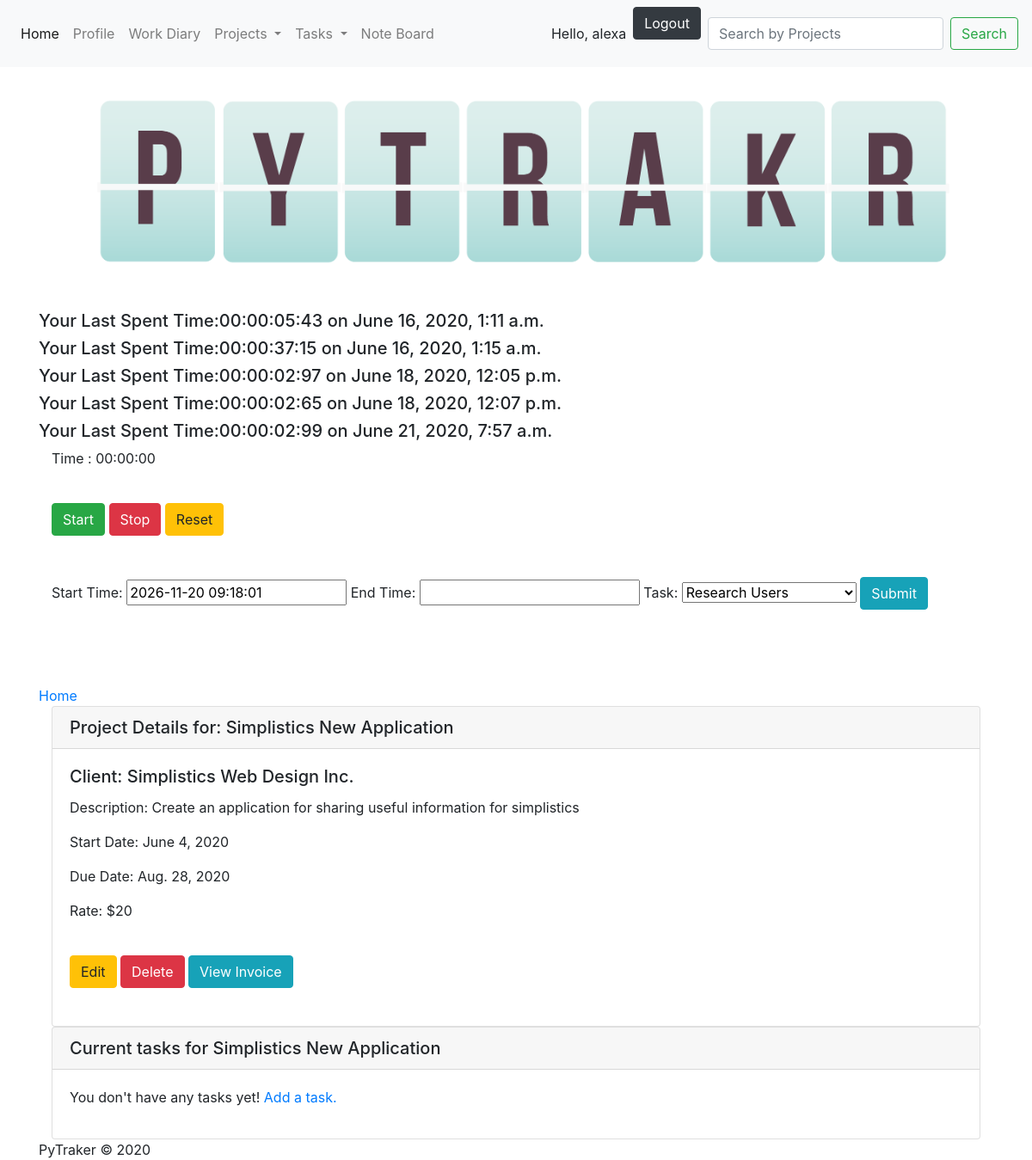
Page /PyTraker/details_project/2 (signed in) on the committed database.
### PyTraker/models.py (models this page shows, shortened)
class Timers(models.Model):
    startTime = models.DateTimeField()
    endTime = models.DateTimeField()
    totaltime = models.CharField(max_length=100,default="0")
    projectID = models.ForeignKey(Projects, on_delete=models.CASCADE,default='1')
    task = models.ForeignKey(Tasks, on_delete=models.CASCADE, default='4')

class Projects(models.Model):
    name = models.CharField(max_length=50)
    description = models.TextField(max_length=250)
    clientID = models.ForeignKey(Clients, on_delete=models.CASCADE)
    payRate = models.IntegerField()
    startDate = models.DateTimeField()
    dueDate = models.DateTimeField()

class Clients(models.Model):
    name = models.CharField(max_length=50)
    email = models.CharField(max_length=50)
    phone = models.CharField(max_length=50)
    def __str__(self):
        return self.name

### PyTraker/views.py (the view, shortened to what this page needs)
# urls.py: path("PyTraker/details_project/<int:pk>", views.details_project, name="details_project"),
@login_required
def details_project(request, pk):
    project = get_object_or_404(Projects, pk=pk)
    date = datetime.now()
    timer = Timers.objects.filter(projectID=pk)
    task = Tasks.objects.filter(projectID=pk)
    tasks = Tasks.objects.filter(projectID_id=project.pk)
    try:
        invoice = Invoices.objects.get(projectID_id=pk)
    except Invoices.DoesNotExist:
        invoice = 'false'
    context = {
        'project':project,
        'time':defaultfilters.date(date, "h:i:s "),
        'stime':defaultfilters.date(date,'Y-m-d h:i:s'),
        'spentdate':defaultfilters.date(date,'Y-m-d'),
        'daylight':defaultfilters.date(date,''),
        'timer':timer,
        'task':task,
        'invoice':invoice
    }
    return render(request, 'PyTraker/details_project.html', context)

### PyTraker/templates/PyTraker/details_project.html (shortened to what this page needs)
{% extends "PyTraker/header.html" %}
{% block content %}
{% for time in timer %}
<h5>Your Last Spent Time:{{time.totaltime }} on {{ time.startTime }}</h5>
{% endfor %}
<div class="container">
    <section id="stopWatch"> <p id="timer"> Time : 00:00:00 </p>
        <button id="start" class="btn btn-success" onclick="start()"> Start </button>
        <button id="stop" class="btn btn-danger" onclick="stop()"> Stop </button>
        <button id="reset" class="btn btn-warning" onclick="reset()"> Reset </button>
    </section>
    <form method="post" action="">
        <label>Start Time:</label>
        <input type="text" value="{{ stime }}" id="stime" name="stime"/>
        <label>End Time:</label>
        <input type="text" value="" id="stoptime" name="stoptime" />
        <label>Task:</label>
        <select name="task">
            {% for t in task %}
            <option value="{{ t.id }}" name="task">{{ t.name }}</option>
            {% endfor %}
        </select>
        <input type="submit" value="Submit" class="btn btn-info" name="submit" />
    </form>
</div>
    <br><br>
        <a href="/PyTraker/index">Home</a>
<div class="container">
<div class="card">
  <h5 class="card-header">Project Details for: {{ project.name }}</h5>
  <div class="card-body">
    <h5 class="card-title">Client: {{ project.clientID }}</h5>
    <p class="card-text">Description: {{ project.description }}</p>
          <p class="card-text">Start Date: {{ project.startDate.date }}</p>
          <p class="card-text">Due Date: {{ project.dueDate.date }}</p>
          <p class="card-text">Rate: ${{ project.payRate }}</p>
    <a href="/PyTraker/edit_project/{{ project.id }}" class="btn btn-warning">Edit</a>
    <a href="/PyTraker/delete_project/{{ project.id }}"  class="btn btn-danger"  id ='{{project.id}}'>Delete</a>
      {% if invoice == 'false' %}
      <a href="/PyTraker/new_invoice/{{ project.id }}" class="btn btn-info">Create Invoice</a>
      {% else %}
      <a href="/PyTraker/invoice/{{ project.id }}" class="btn btn-info">View Invoice</a>
    {% endif %}
  </div>
</div>
    <div class="card">
        <h5 class="card-header">Current tasks for {{ project.name }}</h5>
        <div class="card-body">
        {% if tasks %}
            <div class="list-group list-group-flush">
        {% for tasks in tasks %}
        <p class="list-group-item list-group-item-action"><a href="/PyTraker/task_detail/{{ tasks.id }}" class="d-inline-flex p-2">{{ tasks.name }}</a>
            <span><a href="/PyTraker/change_status/{{ tasks.id }}" class="d-inline-flex p-2 btn btn-success btn-circle float-right">&check;</a></span></p>
        {% endfor %}
        </div>
        {% else %}
            <p>You don't have any tasks yet! <a href="/PyTraker/new_task">Add a task.</a></p>
        {% endif %}
        </div>
    </div>
</div>
{% endblock %}

### PyTraker/templates/PyTraker/header.html (shortened to what this page needs)
<head>
    <link rel="stylesheet" href="https://stackpath.bootstrapcdn.com/bootstrap/4.5.0/css/bootstrap.min.css"
>
    <link rel="stylesheet" href="//code.jquery.com/ui/1.12.1/themes/base/jquery-ui.css">
     {% load static %}
    <link rel="stylesheet" type="text/css" href="{% static 'PyTraker/style.css' %}">
</head>
<body>
<header>
    <nav class="navbar navbar-expand-lg navbar-light bg-light">
  <div class="collapse navbar-collapse" id="navbarSupportedContent">
    <ul class="navbar-nav mr-auto">
      <li class="nav-item active">
        <a class="nav-link" href="/PyTraker/index">Home</a>
      </li>
        {% if user.is_authenticated %}
      <li class="nav-item">
        <a class="nav-link" href="/PyTraker/user_profile/{{ request.user.id }}">Profile</a>
      </li>
      <li class="nav-item">
        <a class="nav-link" href="/PyTraker/workdiary">Work Diary</a>
      </li>
      <li class="nav-item dropdown">
        <a class="nav-link dropdown-toggle" href="#" id="navbarDropdown" role="button" data-toggle="dropdown" aria-haspopup="true" aria-expanded="false">
          Projects
        </a>
      </li>
            <li class="nav-item dropdown">
        <a class="nav-link dropdown-toggle" href="#" id="navbarDropdown" role="button" data-toggle="dropdown" aria-haspopup="true" aria-expanded="false">
          Tasks
        </a>
      </li>
      <li class="nav-item">
        <a class="nav-link" href="/PyTraker/noteboard">Note Board</a>
      </li>
    </ul>
      <div class="nav-item">Hello, {{ request.user }} </div>  <a href="#" onClick="document.getElementById('logoutform').submit()"><button type="button" class="btn btn-dark" id="logout-btn">Logout</button></a>
{% else %}
<a href="{% url 'PyTraker:sign_up' %}" class="nav-link"  >Sign up</a>  <a href="/PyTraker/login/?next=/" class="nav-link" >Login</a>
{% endif %}
    <form class="form-inline my-2 my-lg-0" action="/search" method="get">
      <input class="form-control mr-sm-2"name='q' type="text" placeholder="Search by Projects" aria-label="Search">
      <button class="btn btn-outline-success my-2 my-sm-0" type="submit">Search</button>
    </form>
  </div>
</nav>
</header>
<div class="container">
{% load static %}
<img src="{% static "PyTraker/logo.png" %}" alt="My logo" id="logo">
{% block content %}
{% endblock %}
<footer>PyTraker &#169; 2020 </footer>
 </body>

### PyTraker/static/PyTraker/style.css (style rules this page uses)
#logo { max-width: 100%; height: auto; margin-left: auto; margin-right: auto; }
.btn { margin-top:1.5em; margin-bottom:1.5em; }
#logout-btn { margin-top:0; margin-left:0.5em; margin-right:0.5em; }

### rows in the picture
Timers: totaltime "00:00:05:43", startTime "June 16, 2020, 1:11 a.m."
Timers: totaltime "00:00:37:15", startTime "June 16, 2020, 1:15 a.m."
Timers: totaltime "00:00:02:97", startTime "June 18, 2020, 12:05 p.m."
Timers: totaltime "00:00:02:65", startTime "June 18, 2020, 12:07 p.m."
Timers: totaltime "00:00:02:99", startTime "June 21, 2020, 7:57 a.m."
Projects: name "Simplistics New Application", clientID "Simplistics Web Design Inc.", description "Create an application for sharing useful information for simplistics", startDate "June 4, 2020", dueDate "Aug. 28, 2020", payRate "20"

### other values in the picture
{{ request.user }} "alexa"
form field task "Research Users"
